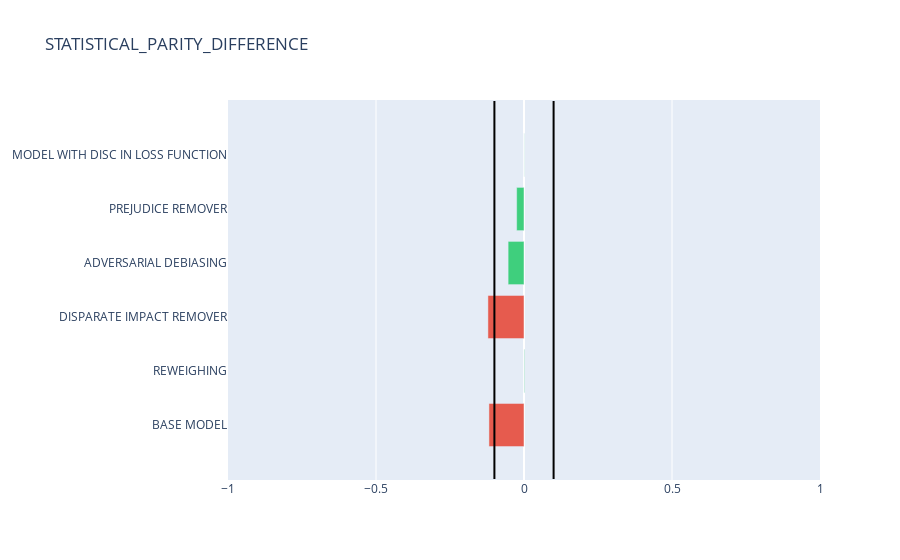
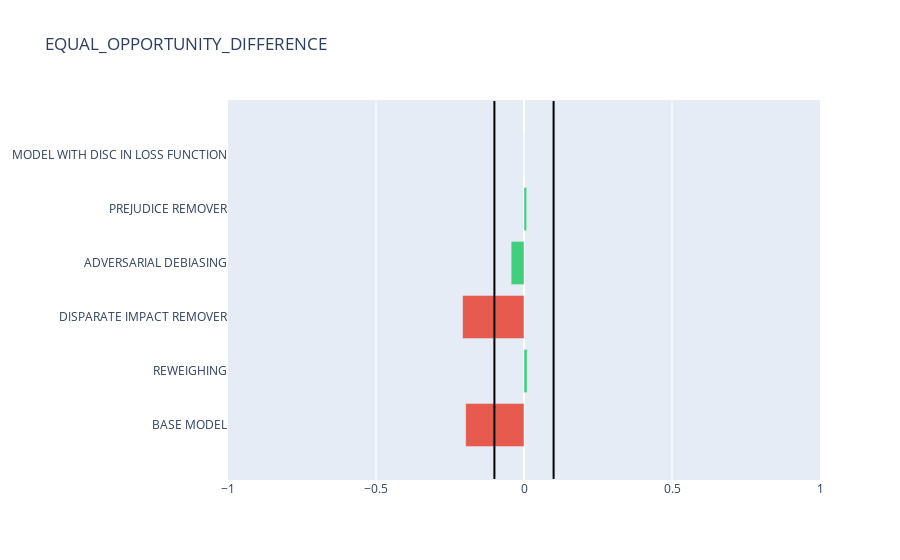
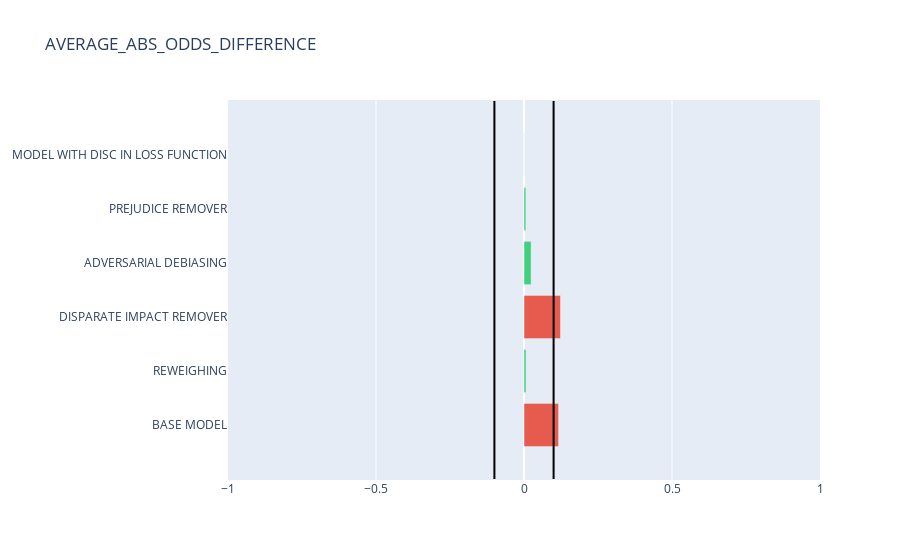
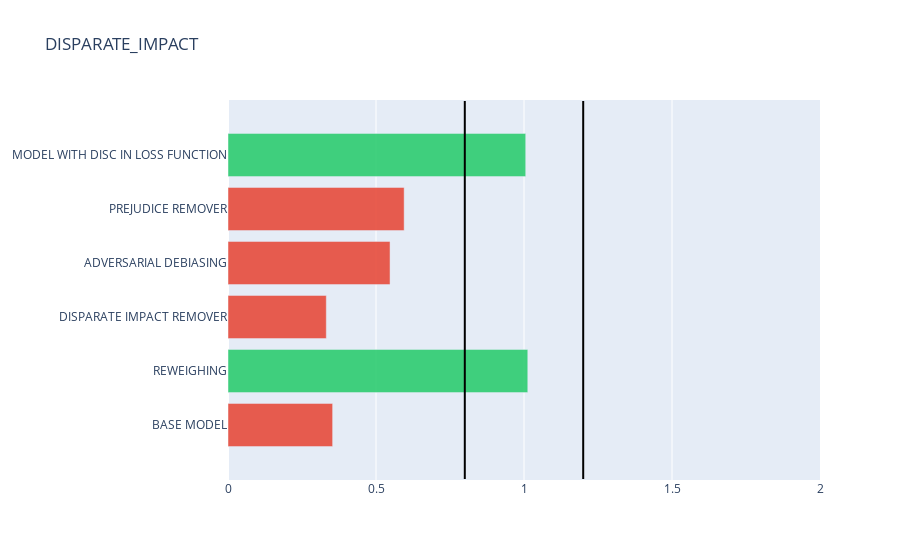

Notebook code cell kept with these figures, in order:
### Code cell
display(FinalMetrics_df)
plot_fair_metrics_plotly(FinalMetrics_df)
plot_fair_metrics_plotly2(FinalMetrics_df)
score = score_fair_metrics(FinalMetrics_df)
plot_score_fair_metrics(score.dropna())

### Figure 1 — Plotly figure (JSON) as saved in the notebook; plotly's stock layout.template omitted (floating-point values rounded to 4 significant figures)
{"data": [{"marker": {"color": ["#e74c3c", "#2ecc71", "#e74c3c", "#2ecc71", "#2ecc71", "#2ecc71"]}, "opacity": 0.9, "orientation": "h", "type": "bar", "x": [-0.1184, 0.001649, -0.1218, -0.05366, -0.02484, 0.000414], "y": ["BASE MODEL", "REWEIGHING", "DISPARATE IMPACT REMOVER", "ADVERSARIAL DEBIASING", "PREJUDICE REMOVER", "MODEL WITH DISC IN LOSS FUNCTION"]}], "layout": {"barmode": "group", "shapes": [{"line": {"color": "rgb(0, 0, 0)", "width": 2}, "type": "line", "x0": -0.1, "x1": -0.1, "y0": -1, "y1": 6}, {"line": {"color": "rgb(0, 0, 0)", "width": 2}, "type": "line", "x0": 0.1, "x1": 0.1, "y0": -1, "y1": 6}], "title": {"text": "STATISTICAL_PARITY_DIFFERENCE"}, "xaxis": {"range": [-1, 1]}, "yaxis": {"automargin": true}}}

### Figure 2 — Plotly figure (JSON) as saved in the notebook; plotly's stock layout.template omitted (floating-point values rounded to 4 significant figures)
{"data": [{"marker": {"color": ["#e74c3c", "#2ecc71", "#e74c3c", "#2ecc71", "#2ecc71", "#2ecc71"]}, "opacity": 0.9, "orientation": "h", "type": "bar", "x": [-0.1971, 0.01039, -0.2076, -0.0434, 0.009017, 0], "y": ["BASE MODEL", "REWEIGHING", "DISPARATE IMPACT REMOVER", "ADVERSARIAL DEBIASING", "PREJUDICE REMOVER", "MODEL WITH DISC IN LOSS FUNCTION"]}], "layout": {"barmode": "group", "shapes": [{"line": {"color": "rgb(0, 0, 0)", "width": 2}, "type": "line", "x0": -0.1, "x1": -0.1, "y0": -1, "y1": 6}, {"line": {"color": "rgb(0, 0, 0)", "width": 2}, "type": "line", "x0": 0.1, "x1": 0.1, "y0": -1, "y1": 6}], "title": {"text": "EQUAL_OPPORTUNITY_DIFFERENCE"}, "xaxis": {"range": [-1, 1]}, "yaxis": {"automargin": true}}}

### Figure 3 — Plotly figure (JSON) as saved in the notebook; plotly's stock layout.template omitted (floating-point values rounded to 4 significant figures)
{"data": [{"marker": {"color": ["#e74c3c", "#2ecc71", "#e74c3c", "#2ecc71", "#2ecc71", "#2ecc71"]}, "opacity": 0.9, "orientation": "h", "type": "bar", "x": [0.1167, 0.006653, 0.1232, 0.02403, 0.006213, 0], "y": ["BASE MODEL", "REWEIGHING", "DISPARATE IMPACT REMOVER", "ADVERSARIAL DEBIASING", "PREJUDICE REMOVER", "MODEL WITH DISC IN LOSS FUNCTION"]}], "layout": {"barmode": "group", "shapes": [{"line": {"color": "rgb(0, 0, 0)", "width": 2}, "type": "line", "x0": -0.1, "x1": -0.1, "y0": -1, "y1": 6}, {"line": {"color": "rgb(0, 0, 0)", "width": 2}, "type": "line", "x0": 0.1, "x1": 0.1, "y0": -1, "y1": 6}], "title": {"text": "AVERAGE_ABS_ODDS_DIFFERENCE"}, "xaxis": {"range": [-1, 1]}, "yaxis": {"automargin": true}}}

### Figure 4 — Plotly figure (JSON) as saved in the notebook; plotly's stock layout.template omitted (floating-point values rounded to 4 significant figures)
{"data": [{"marker": {"color": ["#e74c3c", "#2ecc71", "#e74c3c", "#e74c3c", "#e74c3c", "#2ecc71"]}, "opacity": 0.9, "orientation": "h", "type": "bar", "x": [0.3535, 1.013, 0.3321, 0.5475, 0.5951, 1.006], "y": ["BASE MODEL", "REWEIGHING", "DISPARATE IMPACT REMOVER", "ADVERSARIAL DEBIASING", "PREJUDICE REMOVER", "MODEL WITH DISC IN LOSS FUNCTION"]}], "layout": {"barmode": "group", "shapes": [{"line": {"color": "rgb(0, 0, 0)", "width": 2}, "type": "line", "x0": 0.8, "x1": 0.8, "y0": -1, "y1": 6}, {"line": {"color": "rgb(0, 0, 0)", "width": 2}, "type": "line", "x0": 1.2, "x1": 1.2, "y0": -1, "y1": 6}], "title": {"text": "DISPARATE_IMPACT"}, "xaxis": {"range": [0, 2]}, "yaxis": {"automargin": true}}}
